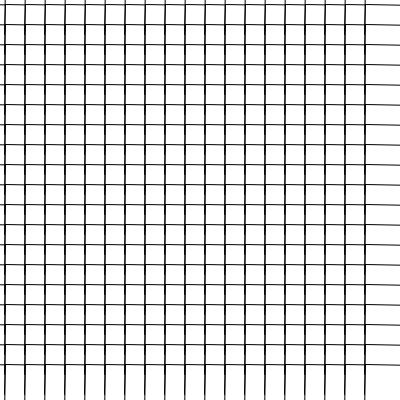
Frame 1 (no input)
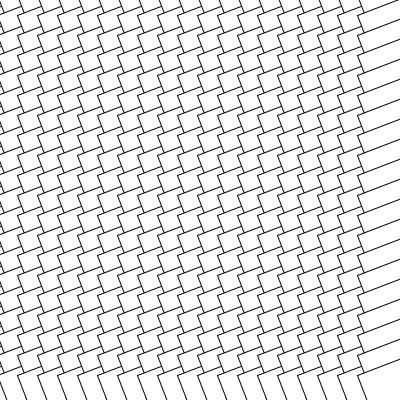
Frame 60 (the mouse pressed at the canvas centre just before this capture)
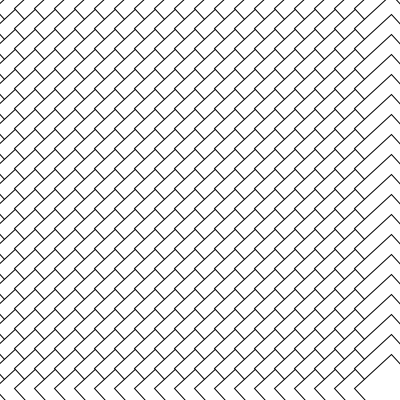
Frame 120 (the mouse held since frame 60 and released just before this capture)

The Processing sketch that drew these frames (run headless with seeded random() and noise(); from frame 60 on, the mouse is pressed at the canvas centre):

// Processing sketch: init_07_grille_motion_rotation
// ── init_07_grille_motion_rotation.pde
/**
La Voie du Code : grille
@see https://github.com/StanLepunK/La-Voie-du-Code
2018_12_4
*/
PVector [] pts ;
void setup() {
  size(400,400);
  int num = 20;
  int cell_size = width/num;
  int offset_x = cell_size/2;
  int offset_y = cell_size/2;
  pts = new PVector[num*num];
  int rank = 0;
  for(int x = 0 ; x < num ; x++) {
    for(int y = 0 ; y < num ; y++) {
      int temp_x = x * cell_size +offset_x;
      int temp_y = y * cell_size +offset_y;
      pts[rank] = new PVector(temp_x,temp_y);
      rank++;
    }
  }
}

float angle;
void draw() {
  background(255,0,0);
  int size_rect = 50;
  rectMode(CENTER);
  angle += .02;
  for(int i = 0 ; i < pts.length ; i++) {
    rect_motion(pts[i].x,pts[i].y,size_rect,angle);
  }
}



void rect_motion(float x,float y,int size, float angle) {
  rectMode(CENTER);
  pushMatrix();
  translate(x,y);
  rotate(angle);
  rect(0,0,size,size);
  popMatrix();
}
